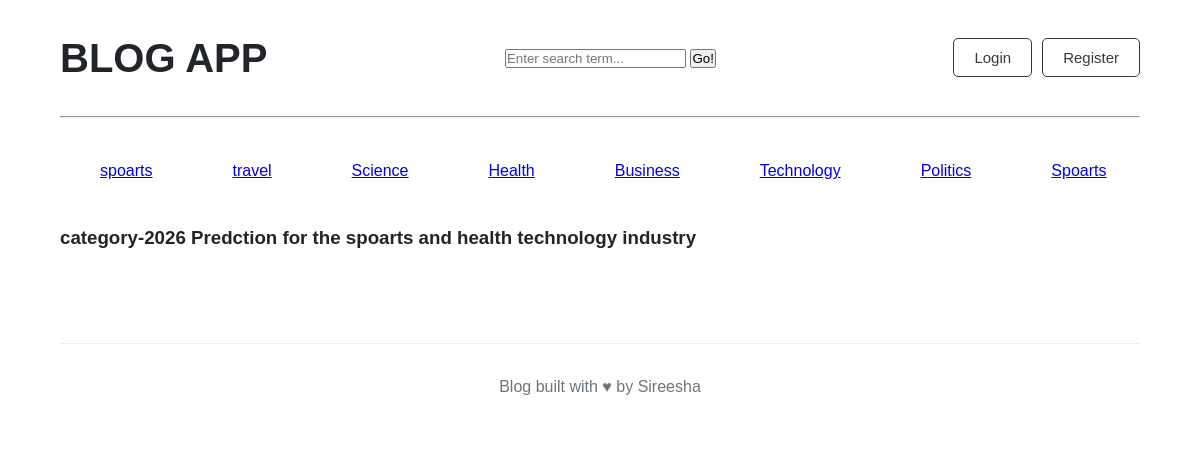
Screenshot of /category/3/ with the database file from the repository.
### blogs/models.py (models this page shows)
class category(models.Model):
    category_name = models.CharField(max_length = 40,unique = True)
    created_at = models.DateTimeField(auto_now_add=True)
    updated_at = models.DateTimeField(auto_now = True)
    class Meta:
        verbose_name_plural='categories'
    def __str__(self):
        return self.category_name

class Blog(models.Model):
    title = models.CharField(max_length=100)
    slug = models.SlugField(max_length=150, unique=True, blank=True)
    category = models.ForeignKey(category, on_delete=models.CASCADE)
    author = models.ForeignKey(User, on_delete=models.CASCADE)
    featured_image = models.ImageField(upload_to='uploads/%Y/%m/%d')
    short_description = models.TextField(max_length=500)
    blog_body = models.TextField(max_length=2000)
    status = models.CharField(max_length=20, choices=STATUS_CHOICES, default="Draft")
    is_featured = models.BooleanField(default=False)
    created_at = models.DateTimeField(auto_now_add=True)
    updated_at = models.DateTimeField(auto_now=True)
    def __str__(self):
        return self.title

### blogs/views.py (the view)
# urls.py: path('<int:category_id>/',views.category_pages,name ='category_pages')
def category_pages(req,category_id):
  try:
      context = Blog.objects.filter(category = category_id)
      print(context)
      category_ids = Blog.objects.get(pk=category_id)
      return render(req,'category_pages.html',{'context':context,'category_ids':category_ids})
  except:
      return render(req,'category_pages.html')

### blogs/context_processors.py (called while the page is built)
def get_categories(request):
    categories = category.objects.all()
    return dict(categories=categories)

def searching(request):
    keyword = request.GET.get('keyword')
    print(keyword)
    return dict(keyword = keyword)

### blogs/Templates/category_pages.html (shortened to what this page needs)
{% extends 'base.html' %}
{% block content %}
<h3>category-{{category_ids}}</h3>
<div class="featured_container">
    </div>
{% endblock %}

### blogs/Templates/base.html (shortened to what this page needs)
{% load static %}
<!DOCTYPE html>
<html lang="en">
<head>
<link rel="stylesheet" href="{% static 'css/blog.css' %}">
</head>
<body>
<main class="container">
    <div class="nav">
       <h2>BLOG APP</h2>
            <div class="card mb-4">
                <div class="card-body">
                    <form method="GET" action="{% url 'search'%}">
                        <div class="input-group">
                            <input class="form-control" type="text" value="{{keyword|default:''}}" name="keyword" placeholder="Enter search term...">
                            <button class="btn btn-primary"type="submit">
                                Go!
                            </button>
                        </div>
                    </form>
                </div>
            </div>
        <div class="buttons">
        <button>Login</button>
        <button>Register</button>
    </div>
</div>
<hr>
<div class="topics">
            {% for topic in  categories %}
               <a href="{% url 'category_pages' topic.id%}" style="margin:40px">{{topic.category_name}}</a>
            {% endfor %}
</div>
 {% block content %}
 {% endblock %}
<footer>
    <p>
        Blog built with ♥ by Sireesha
    </p>
</footer>
</body>
</html>

### blogs/static/css/blog.css (style rules this page uses)
* { box-sizing: border-box; margin: 0; padding: 0; }
body { font-family: Arial, Helvetica, sans-serif; background-color: #ffffff; color: #212529; line-height: 1.6; }
.nav { display: flex; align-items: center; justify-content: space-between; padding: 25px 0; }
.nav h2 { font-size: 40px; font-weight: bold; }
.buttons { display: flex; gap: 10px; }
.buttons button { padding: 10px 20px; border: 1px solid #343a40; border-radius: 5px; background-color: white; color: #343a40; font-size: 15px; cursor: pointer; }
.topics { display:flex }
.container { width: 90%; max-width: 1140px; margin: 0 auto; }
.featured_container { display:flex; align-items:space-between; }
.card-body { padding: 20px 10px; }
footer { margin-top: 60px; padding: 30px; border-top: 1px solid #eeeeee; text-align: center; color: #6c757d; }
* { box-sizing: border-box; }

### rows the page displays
category: category_name "spoarts"
category: category_name "travel"
category: category_name "Science"
category: category_name "Health"
category: category_name "Business"
category: category_name "Technology"
category: category_name "Politics"
category: category_name "Spoarts"
Blog: title "2026 Predction for the spoarts and health technology industry"
